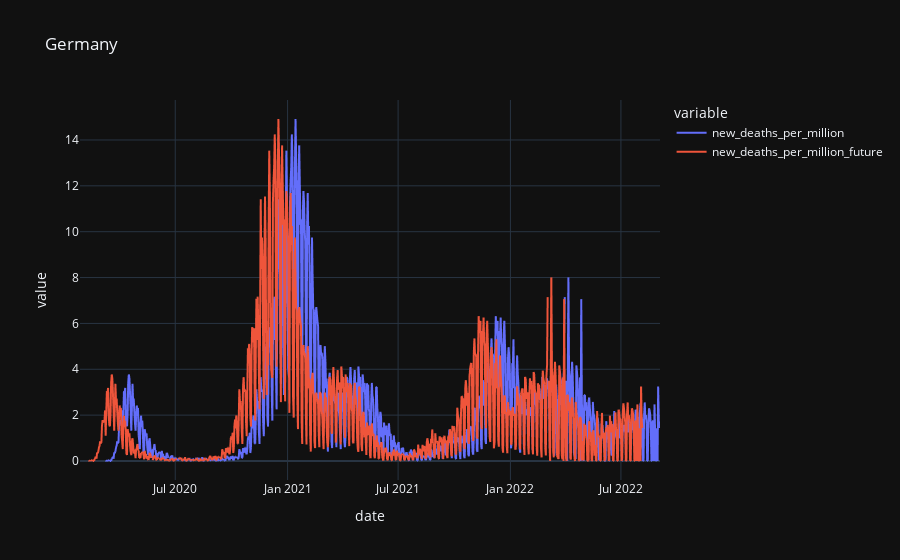

This figure's notebook cell:
### Code cell
# plot multiple time series with moving avgs in a loop
import plotly.express as px
fig = px.line(df_country, x=df_country.index, y=["new_deaths_per_million","new_deaths_per_million_future"], title = country, template = 'plotly_dark')
fig.show()

### Figure 1 — Plotly figure (JSON) as saved in the notebook; plotly's stock layout.template omitted (floating-point values rounded to 4 significant figures; data arrays with more than 128 entries replaced by an {"elided": "..."} marker saying what was removed)
{"data": [{"hovertemplate": "variable=new_deaths_per_million<br>date=%{x}<br>value=%{y}<extra></extra>", "legendgroup": "new_deaths_per_million", "line": {"color": "#636efa", "dash": "solid"}, "marker": {"symbol": "circle"}, "mode": "lines", "name": "new_deaths_per_million", "showlegend": true, "type": "scattergl", "x": {"elided": "951 str values"}, "xaxis": "x", "y": {"elided": "951 float values"}, "yaxis": "y"}, {"hovertemplate": "variable=new_deaths_per_million_future<br>date=%{x}<br>value=%{y}<extra></extra>", "legendgroup": "new_deaths_per_million_future", "line": {"color": "#EF553B", "dash": "solid"}, "marker": {"symbol": "circle"}, "mode": "lines", "name": "new_deaths_per_million_future", "showlegend": true, "type": "scattergl", "x": {"elided": "951 str values"}, "xaxis": "x", "y": {"elided": "951 float values"}, "yaxis": "y"}], "layout": {"legend": {"title": {"text": "variable"}, "tracegroupgap": 0}, "title": {"text": "Germany"}, "xaxis": {"anchor": "y", "domain": [0, 1], "title": {"text": "date"}}, "yaxis": {"anchor": "x", "domain": [0, 1], "title": {"text": "value"}}}}
